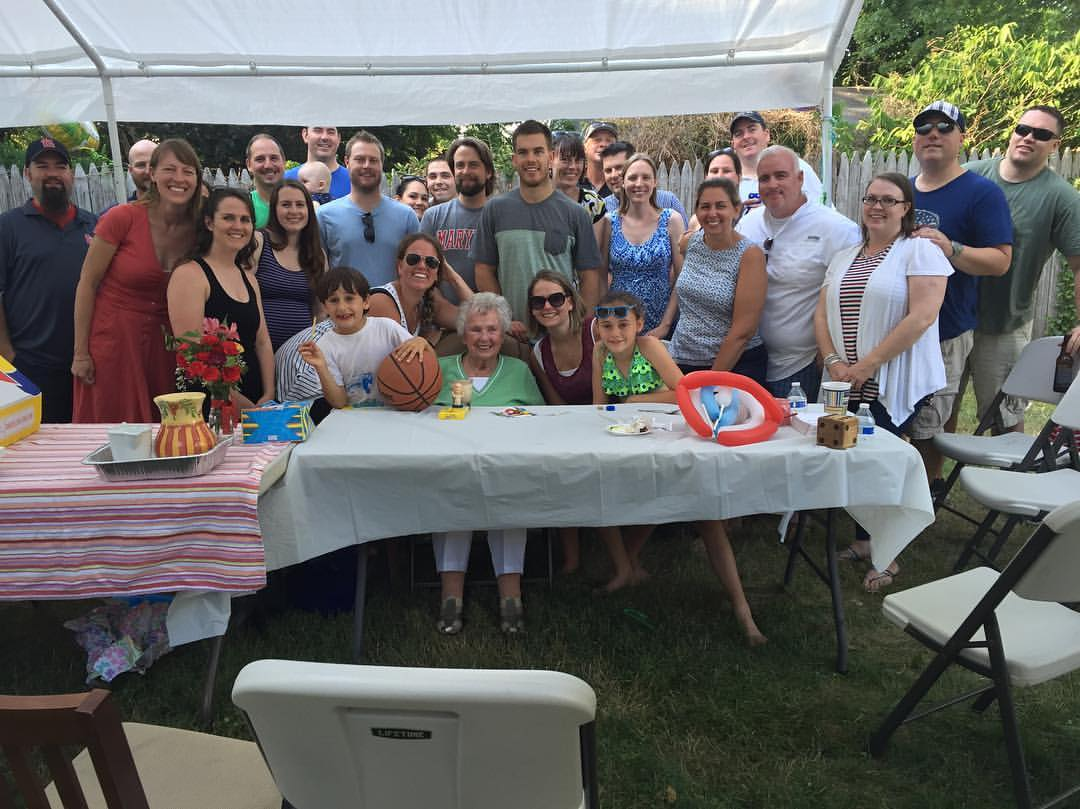
#> input picture data/denoising/varno.jpg, 1080 x 809 px
$ jupyter execute --allow-errors denoising.ipynb   (shell and % lines are left out)   (older library calls are emulated)
#> lines starting #> are read from the running program, lines starting #| are printed output that depends on the picture
#> in load, img is the input picture: PIL image 1080x809 RGB; mean R, G, B 106.8, 105.7, 103.7
### utils/common_utils.py
import torch
import torch.nn as nn
import torchvision
import sys

from torch.autograd import Variable
import numpy as np
from PIL import Image
import PIL
import numpy as np

import matplotlib.pyplot as plt

def crop_image(img, d=32):
    '''Make dimensions divisible by `d`'''
#> called with d = 32

    new_size = (img.size[0] - img.size[0] % d,
                img.size[1] - img.size[1] % d)
#> new_size = (1056, 800)

    bbox = [
            (img.size[0] - new_size[0])/2,
            (img.size[1] - new_size[1])/2,
            (img.size[0] + new_size[0])/2,
            (img.size[1] + new_size[1])/2,
    ]
#> bbox = [12, 4.5, 1068, 804.5]

    img_cropped = img.crop(bbox)
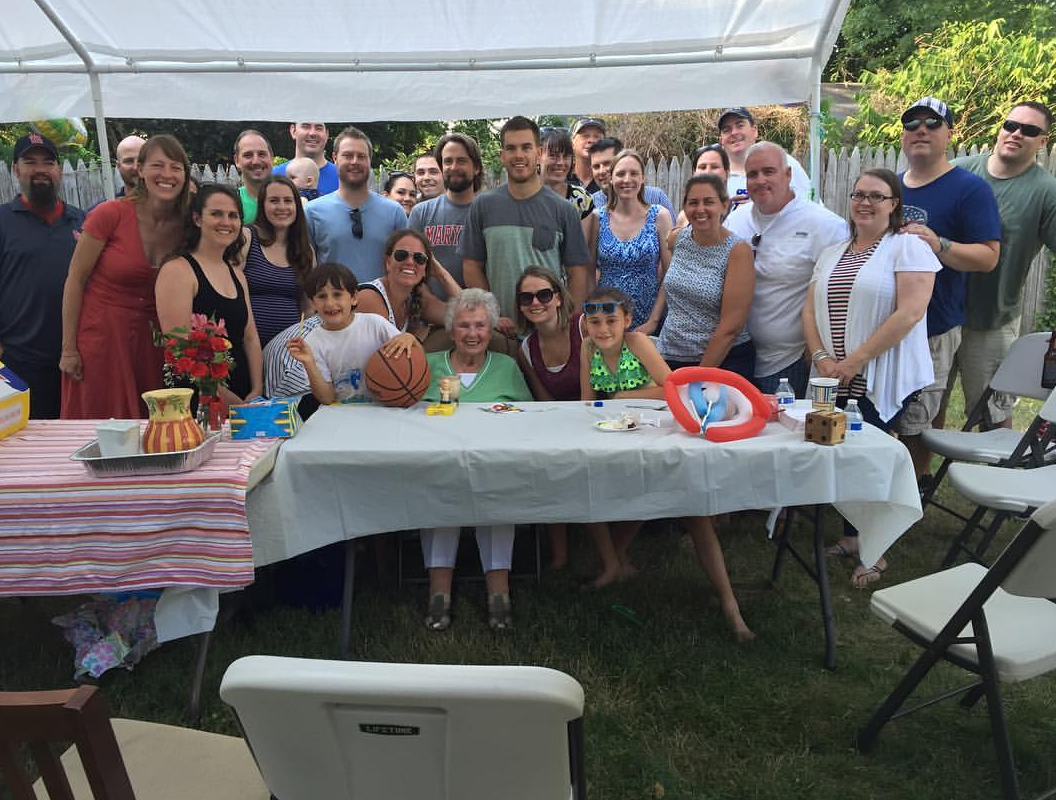
#> img_cropped: PIL image 1056x800 RGB; mean R, G, B 106.8, 105.5, 103.7
    return img_cropped

# [25 lines left out: function get_params, not called in this run]

def get_image_grid(images_np, nrow=8):
    '''Creates a grid from a list of images by concatenating them.'''
    images_torch = [torch.from_numpy(x) for x in images_np]
    torch_grid = torchvision.utils.make_grid(images_torch, nrow)

    return torch_grid.numpy()

def plot_image_grid(images_np, nrow =8, factor=1, interpolation=None):
    """Draws images in a grid

    Args:
        images_np: list of images, each image is np.array of size 3xHxW of 1xHxW
        nrow: how many images will be in one row
        factor: size if the plt.figure
        interpolation: interpolation used in plt.imshow
    """
#> called with nrow = 4, factor = 5
    n_channels = max(x.shape[0] for x in images_np)
#> n_channels = 3
    assert (n_channels == 3) or (n_channels == 1), "images should have 1 or 3 channels"

    images_np = [x if (x.shape[0] == n_channels) else np.concatenate([x, x, x], axis=0) for x in images_np]
#> images_np = 1 item

    grid = get_image_grid(images_np, nrow)

    plt.figure(figsize=(len(images_np)+factor,12+factor))
    if images_np[0].shape[0] == 1:
        plt.imshow(grid[0], cmap='gray', interpolation=interpolation)
    else:
        plt.imshow(grid.transpose(1,2,0), interpolation=interpolation)
    plt.show()

    return grid

def load(path):
    """Load PIL image."""
    img = Image.open(path)
    return img

def get_image(path, imsize=-1):
    """Load an image and resize to a cpecific size.

    Args:
        path: path to image
        imsize: tuple or scalar with dimensions; -1 for `no resize`
    """
    img = load(path)

    if isinstance(imsize, int):
        imsize = (imsize, imsize)

    if imsize[0]!= -1 and img.size != imsize:
        if imsize[0] > img.size:
            img = img.resize(imsize, Image.BICUBIC)
        else:
            img = img.resize(imsize, Image.ANTIALIAS)

    img_np = pil_to_np(img)

    return img, img_np


# [36 lines left out: functions fill_noise, get_noise, not called in this run]

def pil_to_np(img_PIL):
    '''Converts image in PIL format to np.array.

    From W x H x C [0...255] to C x W x H [0..1]
    '''
    ar = np.array(img_PIL)

    if len(ar.shape) == 3:
        ar = ar.transpose(2,0,1)
    else:
        ar = ar[None, ...]

    return ar.astype(np.float32)/255.

# [71 lines left out: functions np_to_pil, np_to_tensor, np_to_var, var_to_np, optimize, not called in this run]

### denoising.ipynb
Code for **"Blind restoration of a JPEG-compressed image"** and **"Blind image denoising"** figures. Select `fname` below to switch between the two.

- To see overfitting set `num_iter` to a large value.

# Import libs

[cell 1]
from __future__ import print_function
import matplotlib.pyplot as plt

import os
# os.environ['CUDA_VISIBLE_DEVICES'] = '1'

import numpy as np
from models import *

import torch
import torch.optim

from torch.autograd import Variable
from utils.denoising_utils import *

torch.backends.cudnn.enabled = True
torch.backends.cudnn.benchmark =True
#dtype = torch.cuda.FloatTensor
dtype = torch.FloatTensor

imsize =-1
PLOT = True
sigma = 25
sigma_ = sigma/255.

[cell 2]
## deJPEG
fname = 'data/denoising/varno.jpg'

## denoising
# fname = 'data/denoising/F16_GT.png'

# Load image

[cell 3]
if fname == 'data/denoising/varno.jpg':
    img_noisy_pil = crop_image(get_image(fname, imsize)[0], d=32)
    img_noisy_np = pil_to_np(img_noisy_pil)

    # As we don't have ground truth
    img_pil = img_noisy_pil
    img_np = img_noisy_np

    if PLOT:
        plot_image_grid([img_np], 4, 5);
#> (the call stopped at in get_image_grid, `images_torch = [torch.from_numpy(x) for x in images_np]`: torch is not available in this run)

elif fname == 'data/denoising/F16_GT.png':
    # Add synthetic noise
    img_pil = crop_image(get_image(fname, imsize)[0], d=32)
    img_np = pil_to_np(img_pil)

    img_noisy_pil, img_noisy_np = get_noisy_image(img_np, sigma_)

    if PLOT:
        plot_image_grid([img_np, img_noisy_np], 4, 6);
else:
    assert False

# Setup

[cell 4]
INPUT = 'noise' # 'meshgrid'
pad = 'reflection'
OPT_OVER = 'net' # 'net,input'

reg_noise_std = 1./30. # set to 1./20. for sigma=50
LR = 0.01

OPTIMIZER='adam' # 'LBFGS'
show_every = 500

#> (the rest of this cell did not finish here and is left out)
